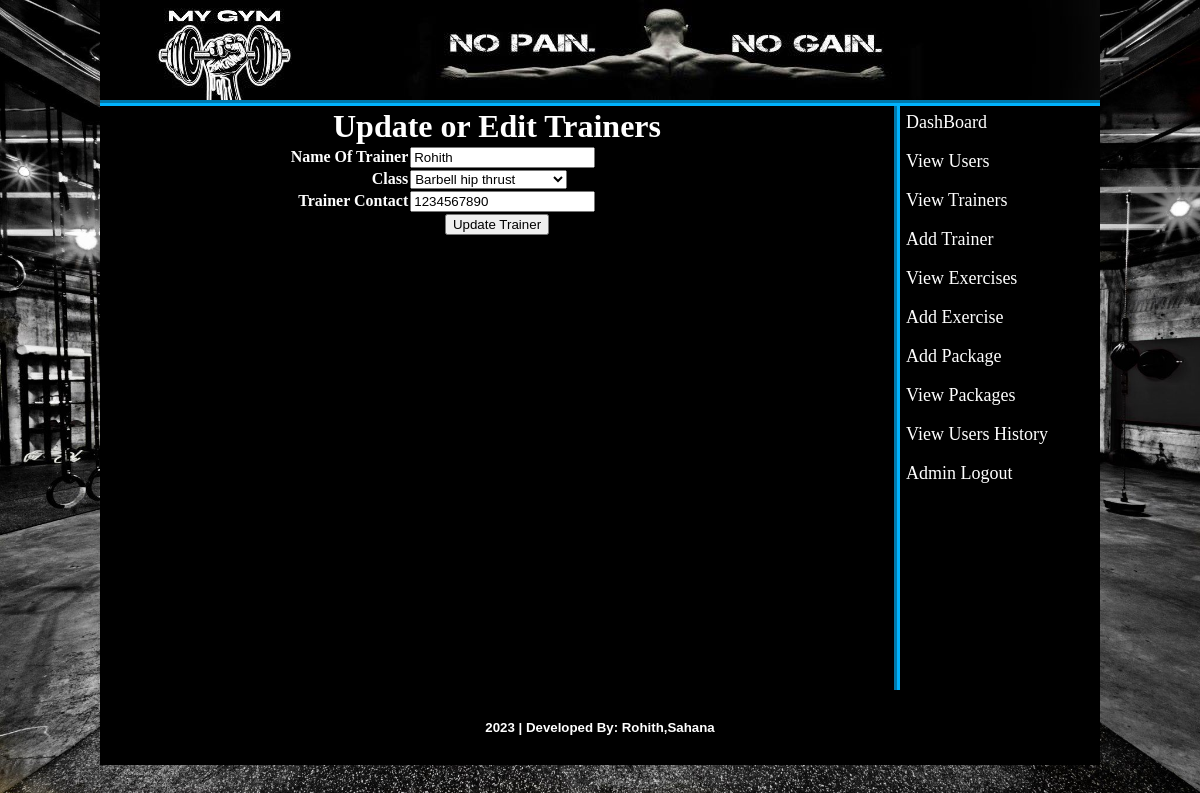
Screenshot of /admin/index.php?edit_tran=1 (signed in) with the database file from the repository.
### tables this page shows
CREATE TABLE `trainer` (
  `tran_id` int(10) NOT NULL,
  `tran_name` varchar(20) NOT NULL,
  `tran_class` varchar(30) NOT NULL,
  `tran_contact` varchar(20) NOT NULL
);

### admin/edit_tran.php (the view, shortened to what this page needs)
<?php
include ("includes/db.php");
if (isset($_GET['edit_tran'])) {
	$edit_tran_id=$_GET['edit_tran'];
	$sel_tran="SELECT * FROM trainer WHERE tran_id='$edit_tran_id'";
	$run_tran=mysqli_query($con, $sel_tran);
	$row_tran=mysqli_fetch_array($run_tran);
	$tran_name=$row_tran['tran_name'];
	$tran_class=$row_tran['tran_class'];
	$tran_contact=$row_tran['tran_contact'];
}
?>
<html>
<head>
</head>
<body bgcolor="#999999">
	<form method="post" action="" enctype="multipart/form-data">
		<table width="794px" align="center" border="1" bgcolor="black">
			<tr>
				<td colspan="2" align="center"><h1 style="color:white">Update or Edit Trainers</h1></td>
			</tr>
			<tr>
				<td align="right"><b style="color:white">Name Of Trainer</b></td>
				<td><input type="text" name="trainer_name" value="<?php echo $tran_name; ?>"></td>
			</tr>
			<tr>
				<td align="right"><b style="color:white">Class</b></td>
				<td>
					<select name="trainer_class">
						<option><?php echo $tran_class; ?></option>
					</select>
				</td>
			</tr>
			<tr>
				<td align="right"><b style="color:white">Trainer Contact</b></td>
				<td><input type="text" name="trainer_contact" value="<?php echo $tran_contact; ?>"></td>
			</tr>
			<tr>
				<td colspan="2" align="center"><input type="submit" name="update_trainer" value="Update Trainer"></td>
			</tr>
		</table>
	</form>
</body>
</html>

### admin/styles/style2.css (style rules this page uses)
html, body, div, span, applet, object, iframe, h1, h2, h3, h4, h5, h6, p, blockquote, pre, a, abbr, acronym, address, big, cite, code, del, dfn, em, img, ins, kbd, q, s, samp, small, strike, strong, sub, sup, tt, var, b, u, i, center,.container.content.cards.card.box, dl, dt, dd, ol, ul, li, fieldset, form, label, legend, table, caption, tbody, tfoot, thead, tr, th, td, article, aside, canvas, details, embed, figure, figcaption, footer, header, hgroup, menu, nav, output, ruby, section, summary, time, mark, audio, video { margin: 0; padding: 0; border: 0; vertical-align: baseline; }
body { background-color: #39C; background-repeat: no-repeat; }

### rows the page displays
trainer: trainer_name "Rohith", trainer_class "Barbell hip thrust", trainer_contact "1234567890"
